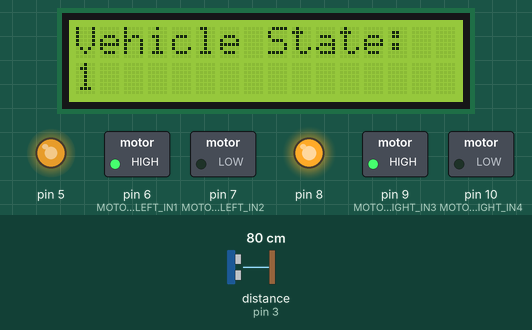
This sketch was run on a simulated Arduino Uno, built with avr-gcc and run on an emulated ATmega328P. Parts: 16×2 character LCD, switched loads named in the sketch (green lamp = pin HIGH), output pins drawn as LEDs (lit = HIGH). Wiring (inferred from the names in the program): ultrasonic range finder: trigger pin 2; echo pin 3. Dashed ring = blinking. Inputs (shaded band) come from the test bench; at power-on: distance to the obstacle (sensor on pin 3) 80 cm. The echo pulse lasts 58.3 µs per cm; pins used as bus, display or sensor lines are not drawn; what the sketch prints to the serial monitor is not drawn.

Above: at 1.2 s.
1.3 s: distance to the obstacle (sensor on pin 3) set to 18 cm
At 2.3 s:
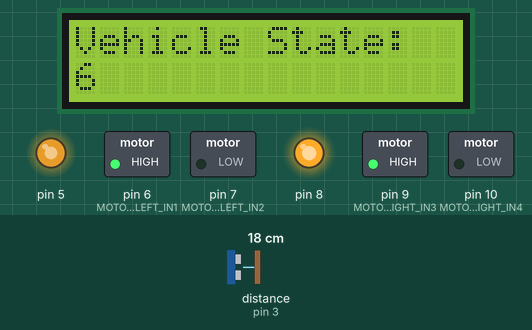
At 4.3 s:
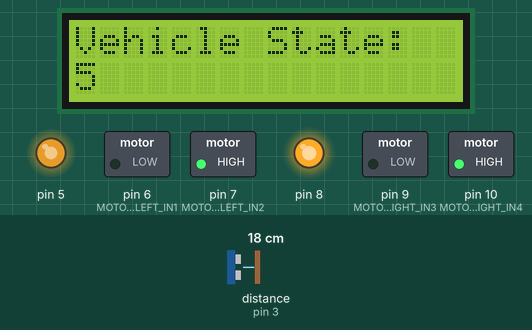
Timing chart, 0 to 10.3 s (numbered marks = the images above; inputs shaded):
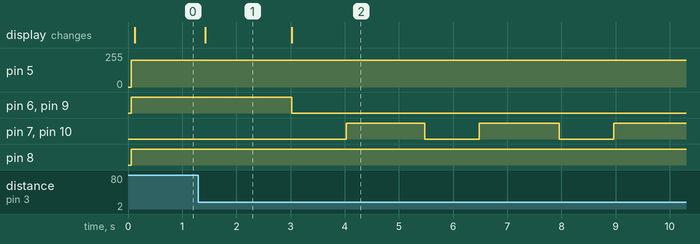

Measured:
- by itself, pin 7 (MOTOR_LEFT_IN2), pin 10 (MOTOR_RIGHT_IN4): alternates HIGH for 1.5 s and LOW for 1.0 s
- what the display in image 1 shows lasts 1.6 s, from 1.4 s to 3.0 s

The sketch:

motor_tester.ino
```cpp
//Code Purpose: Develop a simple bot that takes Ultra-sonic sensor data to decide when to turn around
//Author: Randal Govan

//Libraries for Screen
#include <Wire.h>
#include <LiquidCrystal_I2C.h>


  //Define Left Motor pins
  #define MOTOR_LEFT_IN1 6
  #define MOTOR_LEFT_IN2 7

  //Define Right Motor pins
  #define MOTOR_RIGHT_IN3 9
  #define MOTOR_RIGHT_IN4 10

  #define left_wheel_encoder 19
  #define right_wheel_encoder 18

  //Variable to control various vehicle states
  int vehicleState;

  //Define which way the vehicle is facing
  bool HeadingPosY;
  bool HeadingPosX;

  //Ultrasonic sensor pinouts
  const int trigPin = 2;
  const int echoPin = 3;

  //Ultrasonic sensor variables
  long duration;
  int distance;

  //Declare variables for motor speeds
  int motor_speed_left = 200, motor_speed_right = 200;


  //Time variables for encoders
  unsigned long l_last_time, r_last_time;

  //Count variables for encoders
  int l_rot_count_raw, r_rot_count_raw;
  float l_rot_count, r_rot_count;

  //Store the goal number of turns to achieve desired turn
  float l_turn_count, r_turn_count;


  //Function used to run something every t interval in ms
  #define runEvery(t) for (static typeof(t) _lasttime;(typeof(t))((typeof(t))millis() - _lasttime) > (t);_lasttime += (t))

  //Assign screen output
  LiquidCrystal_I2C lcd(0x27, 16, 2);

void setup() {
  // put your setup code here, to run once:

   //Motor Left
  //pinMode(MOTOR_LEFT_ENA, OUTPUT);
  pinMode(MOTOR_LEFT_IN1, OUTPUT);
  pinMode(MOTOR_LEFT_IN2, OUTPUT);

  //Motor Right
  //pinMode(MOTOR_RIGHT_ENB, OUTPUT);
  pinMode(MOTOR_RIGHT_IN3, OUTPUT);
  pinMode(MOTOR_RIGHT_IN4, OUTPUT);

  //Serial Start-up for logging
  Serial.begin(9600);

  //Set the turn time of one motor to complete 180 degree turn
  //TurnTime = millis() + 1600;

  //Set initial Go forward state of vehicle
  vehicleState = 1;

  //Set Y Heading in the positive Y assume the vehicle to start at (0,0) and mow area is Quadarant 1
  HeadingPosY = true;

  //Set-up Ultrasonic pins & variables for
  pinMode(trigPin, OUTPUT);
  pinMode(echoPin, INPUT);

  //Create interrupt function for wheel encoders
  digitalWrite(left_wheel_encoder, 1);  //Left wheel encoder
  attachInterrupt(digitalPinToInterrupt(left_wheel_encoder), Lencoder, CHANGE);

  digitalWrite(right_wheel_encoder, 1);  //Right wheel encoder
  attachInterrupt(digitalPinToInterrupt(right_wheel_encoder), Rencoder, CHANGE);

  //Initialize LCD and backlight
  lcd.init();  //initialize the lcd
  lcd.backlight();  //open the backlight


}

void loop()
{

    //Convert raw encoder data into countable rotations
    l_rot_count = l_rot_count_raw / 6.0;
    r_rot_count = r_rot_count_raw / 6.0;


    //If vehicle is stuck for 4 seconds, exit motor speed adjustment and call reverse function
    runEvery(5){
    int l_last_pulse = millis() - l_last_time;
    int r_last_pulse = millis() - r_last_time;
      if(l_last_pulse > 3000 && r_last_pulse > 3000){

        vehicleState = 5;
        //Serial.print("This is the culprit");

        }
    }


 //<------- Diagnostics & Screen display ------->//
  runEvery(100){
  Serial.print("Vehicle State: ");
  Serial.println(vehicleState);
  //Serial.print("Motor Speed Left: ");
  //Serial.println(motor_speed_left);
  //Serial.print("HeadingPosY: ");
  //Serial.println(HeadingPosY);


  //Print Vehicle State to LCD display
  lcd.clear();
  lcd.setCursor(0,0);
  lcd.print("Vehicle State:");
  lcd.setCursor(0,16);
  lcd.print(vehicleState);
  }

//<------- List of Vehicle Functions ------->//
/*          GoStraight();
            VehicleStop();
            VehicleRightTurn();
            VehicleLeftTurn();
            VehicleReverse();
            turnCounter();
            motorSpdAdjust();
*/

    switch(vehicleState){
      case 1:
        GoStraight();
        break;
      case 2:
        VehicleStop();
        break;
      case 3:
        VehicleRightTurn();
        break;
      case 4:
        VehicleLeftTurn();
        break;
      case 5:
        VehicleReverse();
        break;
      case 6:
        turnCounter();
    }


//<------Continously run the Ultrasonic Sensor-------->//
// Clears the trigPin
digitalWrite(trigPin, LOW);
delayMicroseconds(2);

// Sets the trigPin on HIGH state for 10 micro seconds
digitalWrite(trigPin, HIGH);
delayMicroseconds(10);
digitalWrite(trigPin, LOW);

// Reads the echoPin, returns the sound wave travel time in microseconds
duration = pulseIn(echoPin, HIGH);

// Calculating the distance
distance= duration*0.034/2;

// Prints the distance on the Serial Monitor
//Serial.print("Distance: ");
//Serial.println(distance);


//<------Methods of controlling Vehicle States-------->//

//If you hit a wall going in the positive Y direction make a right 180 turn
if(distance < 20 && distance > 10)
{
  vehicleState = 6;
}

//If distance less than 10cm reverse and make a 180
if(distance <= 10)
{
  vehicleState = 5;
}

}

void motorSpdAdjust(){
//<------Update Vehicle Speed Via Encoders-------->//

//Measure the time between pulses every 5ms;
    runEvery(5){
      int l_last_pulse = millis() - l_last_time;
      int r_last_pulse = millis() - r_last_time;
      //Serial.print("Pulse Time: ");
      //Serial.println(last_pulse);
      //Serial.print("Left Pulse time: ");
      //Serial.println(l_last_pulse);
      //Serial.print("Right Pulse time: ");
      //Serial.println(r_last_pulse);


    //Update the motor speed if the pulse signal starts drift from given value
    if(l_last_pulse > 60 && motor_speed_left < 255)//TODO: Make the pulse width a variable
        {
          motor_speed_left = motor_speed_left + 1;
          //Serial.println("Increasing left");
        }
    if(l_last_pulse < 60 && motor_speed_left > 0)
      {
        motor_speed_left = motor_speed_left - 1;
        //Serial.println("Decreasing left");

      }
    if(r_last_pulse > 60 && motor_speed_right < 255)
        {
          motor_speed_left = motor_speed_right + 1;
          //Serial.println("Increasing right");

        }
    if(r_last_pulse < 60 && motor_speed_right > 0)
      {
        motor_speed_left = motor_speed_right - 1;
        //Serial.println("Decreasing right");
      }

}

}


//Vehice state 1
void GoStraight(){

    //Update motor speeds based on encoder values
    motorSpdAdjust();
    //Set motor speeds
    analogWrite(5, motor_speed_left);
    analogWrite(8, motor_speed_right);


    //Turn Left Motor
    digitalWrite(MOTOR_LEFT_IN1, HIGH);
    digitalWrite(MOTOR_LEFT_IN2, LOW);

    //Turn Right Motor
    digitalWrite(MOTOR_RIGHT_IN3, HIGH);
    digitalWrite(MOTOR_RIGHT_IN4, LOW);


}

//Vehcile state 2
void VehicleStop(){

    //Turn Left Motor
    digitalWrite(MOTOR_LEFT_IN1, LOW);
    digitalWrite(MOTOR_LEFT_IN2, LOW);


    //Turn Right Motor
    digitalWrite(MOTOR_RIGHT_IN3, LOW);
    digitalWrite(MOTOR_RIGHT_IN4, LOW);

    delay(1000);//TODO: Assign this in variable this is turn time

}

//Vehicle state 3
void VehicleRightTurn(){
    //Store the current number of rotations and spin one wheel until 180 turn.

    //float l_turn_count = (l_rot_count_raw/6.0) + 2.0;  //TODO: 2.0 represents number of rotations to turn 180

    VehicleStop();

    if((l_rot_count_raw / 6.0) <= l_turn_count){
      digitalWrite(MOTOR_LEFT_IN1, HIGH);
      digitalWrite(MOTOR_LEFT_IN2, LOW);
      //Serial.println((l_rot_count_raw / 6.0));
      //Serial.println(l_turn_count);
    }

    if((l_rot_count_raw / 6.0) >= l_turn_count)
    {
      HeadingPosY = false;
      VehicleStop();
      vehicleState = 1;
    }
}
//Vehicle state 4
void VehicleLeftTurn(){
    //Store the current number of rotations and spin one wheel until 180 turn.
    //float r_turn_count = (r_rot_count_raw/6.0) + 2.0;  //TODO: 2.0 represents number of rotations to turn 180

    VehicleStop();

    if((r_rot_count_raw / 6.0) <= r_turn_count){
    digitalWrite(MOTOR_RIGHT_IN3, HIGH);
    digitalWrite(MOTOR_RIGHT_IN4, LOW);
    //Serial.print("Rotation Count: ");
    //Serial.println((r_rot_count_raw/6.0));
    //Serial.print("Goal Turn Count: ");
    //Serial.println(r_turn_count);
    }

    if((r_rot_count_raw / 6.0) >= r_turn_count)
    {
      HeadingPosY = true;
      VehicleStop();
      vehicleState = 1;
    }

    return 0;

}

void VehicleReverse()
{

    //Reset motor states by stopping vehicle
    VehicleStop();

    motorSpdAdjust();
    //Set motor speeds
    analogWrite(5, motor_speed_left);
    analogWrite(8, motor_speed_right);


    //Turn Left Motor
    digitalWrite(MOTOR_LEFT_IN1, LOW);
    digitalWrite(MOTOR_LEFT_IN2, HIGH);

    //Turn Right Motor
    digitalWrite(MOTOR_RIGHT_IN3, LOW);
    digitalWrite(MOTOR_RIGHT_IN4, HIGH);

    delay(1000);

    vehicleState = 6;


}
//Function used to set the number of tire rotations to achieve a turn
void turnCounter()
{
  //Rotations to achieve specified turn degree
  float turn_count_180 = 2.3;


  if(HeadingPosY == true){
      l_turn_count = (l_rot_count_raw/6.0) + turn_count_180;
      vehicleState = 3;

  }
  else if (HeadingPosY == false){
      r_turn_count = (r_rot_count_raw/6.0) + turn_count_180;
      vehicleState = 4;

  }

}

void Lencoder()
{
  l_last_time = millis();
  l_rot_count_raw++;

}

void Rencoder()
{

  r_last_time = millis();
  r_rot_count_raw++;
}
```
